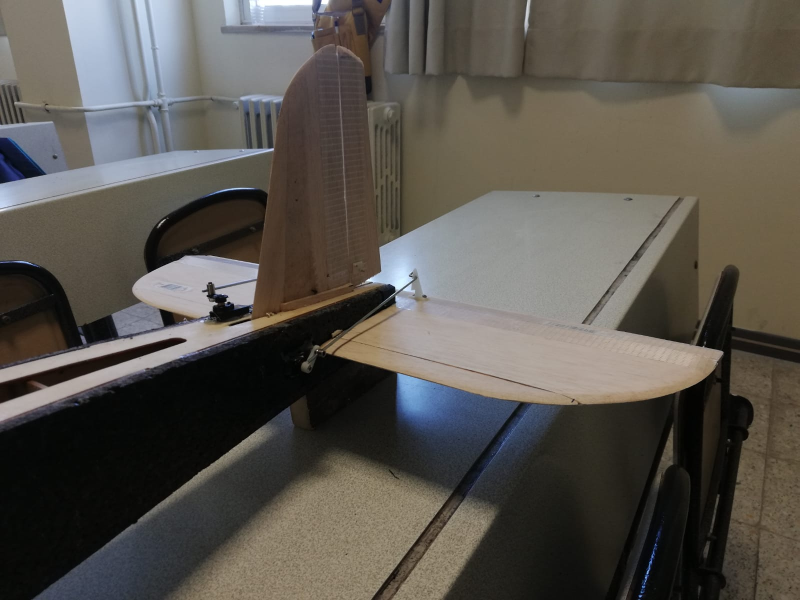
#> input picture rpicam/1d3030c9-0718-41b8-9b90-a1334d07320e.jpeg, 1599 x 1200 px, given in place of the camera (shown at 1/2 size)
$ python targetDetection.py   (older library calls are emulated)
#> lines starting #> are read from the running program, lines starting #| are printed output that depends on the picture; after the words box and inside, x2 and y2 are one past the last pixel; in counts of white or black regions, pixels touching at a corner belong together
import cv2
import time
import numpy as np
import imutils
from imutils.video import VideoStream
from imutils.video import FPS

vs = VideoStream(src=0).start()
time.sleep(2.0)
fps = FPS().start()

while True:

    frame = vs.read()
#> frame is the input picture: shape (1200, 1599, 3); mean B, G, R 77.5, 84, 88.1
    # [7 lines of commented-out code are left out]
    hsv = cv2.cvtColor(frame, cv2.COLOR_BGR2HSV)
#> hsv: shape (1200, 1599, 3); mean H, S, V 41.2, 57.3, 91.9
    h, s, v = cv2.split(hsv)
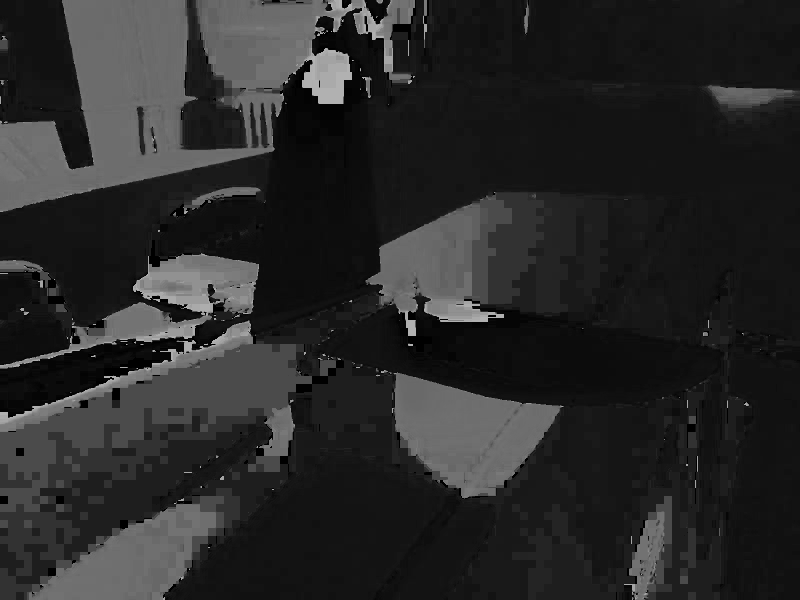
#> h: shape (1200, 1599) (shown at 1/2 size); min 0, max 179, mean 41.2
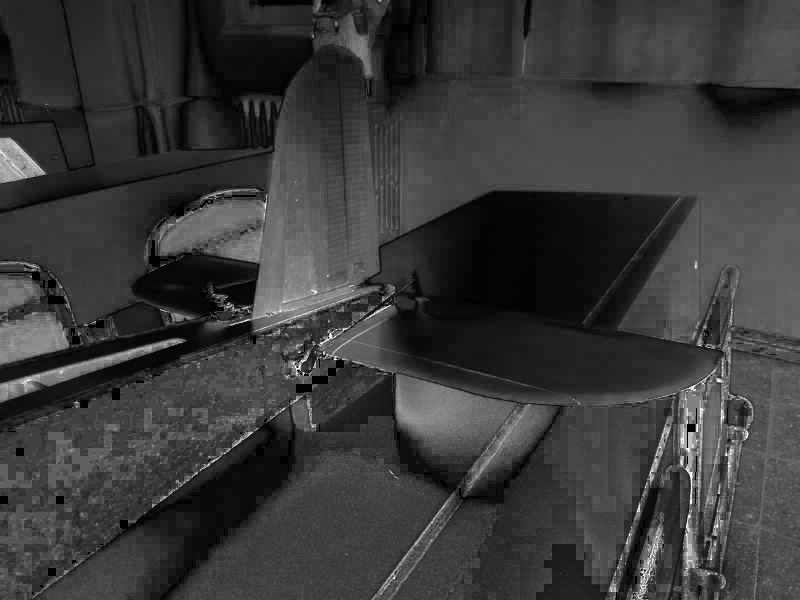
#> s: shape (1200, 1599) (shown at 1/2 size); min 0, max 255, mean 57.3
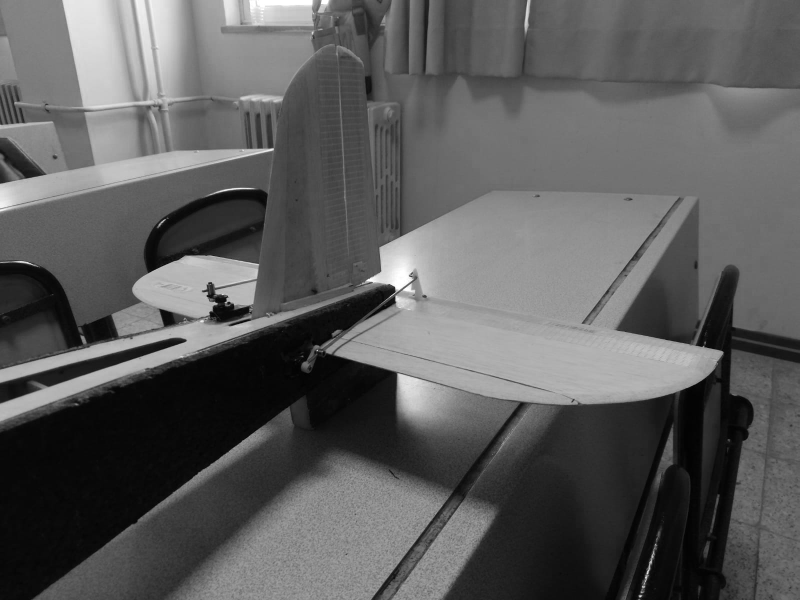
#> v: shape (1200, 1599) (shown at 1/2 size); min 0, max 255, mean 91.9
    h[h < 170] = 0
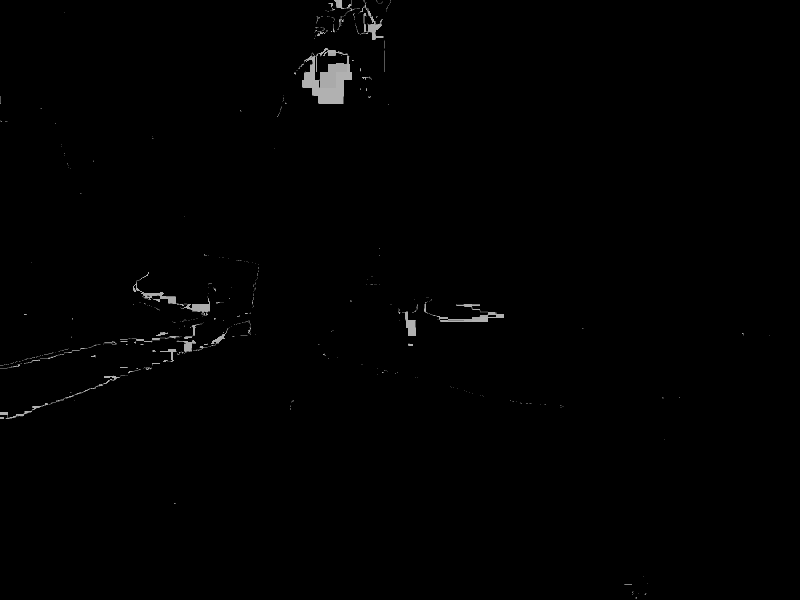
#> h: shape (1200, 1599) (shown at 1/2 size); min 0, max 179, mean 1.4
    h[h > 180] = 0

    # normalize, do the open-morp-op
    normed = cv2.normalize(h, None, 0, 255, cv2.NORM_MINMAX, cv2.CV_8UC1)
    kernel = cv2.getStructuringElement(shape=cv2.MORPH_ELLIPSE, ksize=(3, 3))
    opened = cv2.morphologyEx(normed, cv2.MORPH_OPEN, kernel)
    res = np.hstack((h, normed, opened))
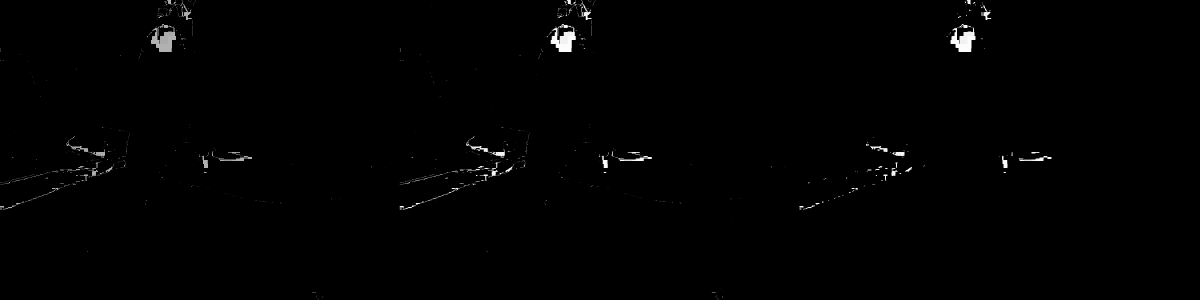
#> res: shape (1200, 4797) (shown at 1/4 size); min 0, max 255, mean 1.7
    cv2.imwrite("tmp1.png", res)

    _, contours, _ = cv2.findContours(opened, cv2.RETR_LIST, cv2.CHAIN_APPROX_SIMPLE)
#> contours = 109 contours, 77 with area under 20; largest, box (x1, y1, x2, y2) and area: (604, 111, 704, 208) 5372, (880, 624, 1008, 644) 794, (810, 623, 832, 672) 591, (371, 607, 420, 625) 564, (735, 21, 767, 80) 558
    print(len(contours))
#| 109

    dst = frame.copy()
    areas = np.array([0])
    cnts = []
    for cnt in contours:
        # area of cnt
        area = cv2.contourArea(cnt)
        np.append(areas, area)
        cnts.append(cnt)

        print(cnt)

        if area > np.amax(areas) and area > 1000:
            # bounding circle
            (x, y), radius = cv2.minEnclosingCircle(cnt)
            center = (int(x), int(y))
            radius = int(radius)
            cv2.circle(dst, center, radius, (0, 255, 0), 2)
            cv2.drawContours(dst, [cnt], 0, (0, 255, 0), 3)
#> this loop made 109 passes
#> (area, x, y, radius, center) on pass 85: (5372.5, 657.2, 155.2, 58, (657, 155))
#> area on passes 1, 2, 3, 4, 14, 15: 20, 74, 122, 56, 32.5, 40.5
#> (printed output is left out)
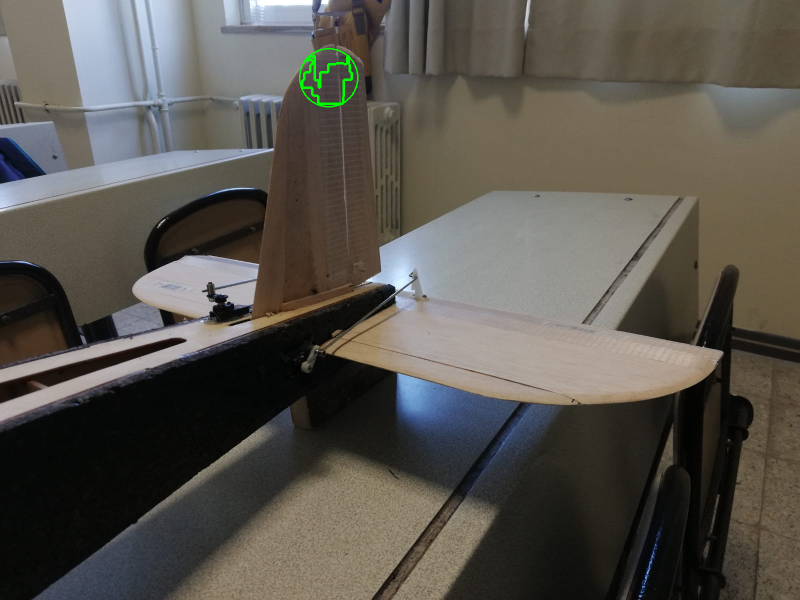
#> dst: shape (1200, 1599, 3) (shown at 1/2 size); 0.18% of pixels changed, all inside (x1, y1, x2, y2) = (598, 96, 717, 215)
#> after the loop, cnts has the same summary as contours


    print(cnt, np.where(np.amax(areas)))
    tuple(map(tuple, cnt))
    print(cnt, np.where(np.amax(areas)))
    # (x, y), radius = cv2.minEnclosingCircle(cnt)

    cv2.imshow("images", np.hstack([frame, dst]))
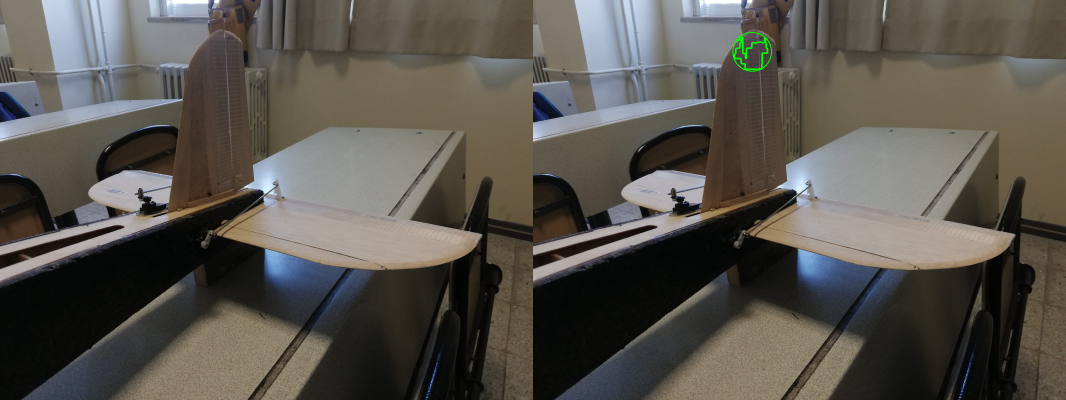
#> window 'images': shape (1200, 3198, 3) (shown at 1/3 size); mean B, G, R 77.5, 84.1, 88
    cv2.imshow('opened', opened)

    key = cv2.waitKey(1) & 0xFF
#> (key q is pressed here)
    # if the `q` key was pressed, break from the loop
    if key == ord("q"):
        break
    # update the FPS counter
    fps.update()

    # stop the timer and display FPS information
    fps.stop()
    print("[INFO] elapsed time: {:.2f}".format(fps.elapsed()))
    print("[INFO] approx. FPS: {:.2f}".format(fps.fps()))

cv2.destroyAllWindows()
